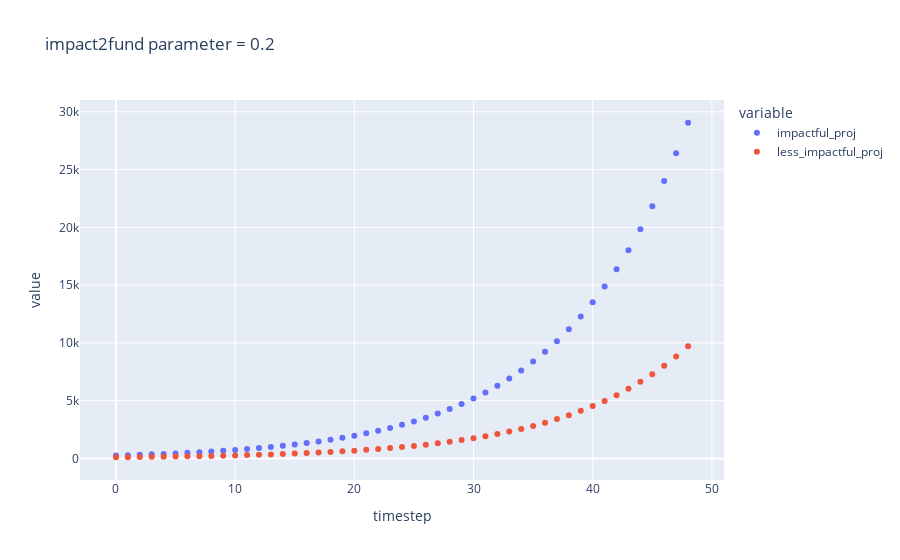

The notebook cell saved with this chart:
### Code cell
fig_df = df.query('impactful_proj2fund==0.2')

fig = px.scatter(
    fig_df,
    x=fig_df.timestep,
    y=[fig_df.impactful_proj,fig_df.less_impactful_proj],
    #color=fig_df.co2_annual_emissions.astype(str),
    opacity=1,
    title='impact2fund parameter = 0.2'
    #trendline="lowess",
    #labels={'color': 'Yearly CO2 emissions (Gt)'}
)

fig.show()

### Figure 1 — Plotly figure (JSON) as saved in the notebook; plotly's stock layout.template omitted (floating-point values rounded to 4 significant figures)
{"data": [{"hovertemplate": "variable=impactful_proj<br>timestep=%{x}<br>value=%{y}<extra></extra>", "legendgroup": "impactful_proj", "marker": {"color": "#636efa", "opacity": 1, "symbol": "circle"}, "mode": "markers", "name": "impactful_proj", "orientation": "v", "showlegend": true, "type": "scatter", "x": [0, 1, 2, 3, 4, 5, 6, 7, 8, 9, 10, 11, 12, 13, 14, 15, 16, 17, 18, 19, 20, 21, 22, 23, 24, 25, 26, 27, 28, 29, 30, 31, 32, 33, 34, 35, 36, 37, 38, 39, 40, 41, 42, 43, 44, 45, 46, 47, 48], "xaxis": "x", "y": [250, 280, 313, 349.3, 389.2, 433.2, 481.5, 534.6, 593.1, 657.4, 728.1, 805.9, 891.5, 985.7, 1089.0, 1203.0, 1328.0, 1466.0, 1618.0, 1785.0, 1968.0, 2170.0, 2392.0, 2636.0, 2905.0, 3200.0, 3525.0, 3883.0, 4276.0, 4709.0, 5185.0, 5708.0, 6284.0, 6918.0, 7614.0, 8381.0, 9224.0, 10150.0, 11170.0, 12290.0, 13530.0, 14890.0, 16380.0, 18020.0, 19830.0, 21820.0, 24000.0, 26410.0, 29060.0], "yaxis": "y"}, {"hovertemplate": "variable=less_impactful_proj<br>timestep=%{x}<br>value=%{y}<extra></extra>", "legendgroup": "less_impactful_proj", "marker": {"color": "#EF553B", "opacity": 1, "symbol": "circle"}, "mode": "markers", "name": "less_impactful_proj", "orientation": "v", "showlegend": true, "type": "scatter", "x": [0, 1, 2, 3, 4, 5, 6, 7, 8, 9, 10, 11, 12, 13, 14, 15, 16, 17, 18, 19, 20, 21, 22, 23, 24, 25, 26, 27, 28, 29, 30, 31, 32, 33, 34, 35, 36, 37, 38, 39, 40, 41, 42, 43, 44, 45, 46, 47, 48], "xaxis": "x", "y": [100, 110, 121, 133.1, 146.4, 161.1, 177.2, 194.9, 214.4, 235.8, 259.4, 285.3, 313.8, 345.2, 379.7, 417.7, 459.5, 505.4, 556.0, 611.6, 672.7, 740.0, 814.0, 895.4, 985.0, 1083.0, 1192.0, 1311.0, 1442.0, 1586.0, 1745.0, 1919.0, 2111.0, 2323.0, 2555.0, 2810.0, 3091.0, 3400.0, 3740.0, 4114.0, 4526.0, 4979.0, 5476.0, 6024.0, 6626.0, 7289.0, 8018.0, 8820.0, 9702.0], "yaxis": "y"}], "layout": {"legend": {"title": {"text": "variable"}, "tracegroupgap": 0}, "title": {"text": "impact2fund parameter = 0.2"}, "xaxis": {"anchor": "y", "domain": [0, 1], "title": {"text": "timestep"}}, "yaxis": {"anchor": "x", "domain": [0, 1], "title": {"text": "value"}}}}
